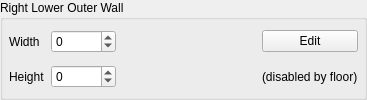
        <widget class="QGroupBox" name="groupBox_3">
         <property name="title">
          <string>Right Lower Outer Wall</string>
         </property>
         <layout class="QGridLayout" name="gridLayout_8">
          <property name="leftMargin">
           <number>6</number>
          </property>
          <property name="topMargin">
           <number>6</number>
          </property>
          <property name="rightMargin">
           <number>6</number>
          </property>
          <property name="bottomMargin">
           <number>6</number>
          </property>
          <property name="spacing">
           <number>6</number>
          </property>
          <item row="1" column="0">
           <widget class="QLabel" name="label_39">
            <property name="text">
             <string>Height</string>
            </property>
           </widget>
          </item>
          <item row="0" column="3" rowspan="2">
           <widget class="QLabel" name="lblRLOWallTex2">
            <property name="sizePolicy">
             <sizepolicy hsizetype="Fixed" vsizetype="Fixed">
              <horstretch>0</horstretch>
              <verstretch>0</verstretch>
             </sizepolicy>
            </property>
            <property name="minimumSize">
             <size>
              <width>64</width>
              <height>64</height>
             </size>
            </property>
            <property name="text">
             <string/>
            </property>
           </widget>
          </item>
          <item row="1" column="1">
           <widget class="QSpinBox" name="sbRLOWallHeight">
            <property name="minimum">
             <number>-65535</number>
            </property>
            <property name="maximum">
             <number>65535</number>
            </property>
            <property name="singleStep">
             <number>100</number>
            </property>
           </widget>
          </item>
          <item row="0" column="1">
           <widget class="QSpinBox" name="sbRLOWallHOffset">
            <property name="minimum">
             <number>-65535</number>
            </property>
            <property name="maximum">
             <number>65535</number>
            </property>
            <property name="singleStep">
             <number>100</number>
            </property>
           </widget>
          </item>
          <item row="0" column="2" rowspan="2">
           <widget class="QLabel" name="lblRLOWallTex1">
            <property name="sizePolicy">
             <sizepolicy hsizetype="Fixed" vsizetype="Fixed">
              <horstretch>0</horstretch>
              <verstretch>0</verstretch>
             </sizepolicy>
            </property>
            <property name="minimumSize">
             <size>
              <width>64</width>
              <height>64</height>
             </size>
            </property>
            <property name="text">
             <string/>
            </property>
           </widget>
          </item>
          <item row="0" column="0">
           <widget class="QLabel" name="label_9">
            <property name="text">
             <string>Width</string>
            </property>
           </widget>
          </item>
          <item row="0" column="4">
           <widget class="QPushButton" name="pbEditRLOWall">
            <property name="text">
             <string>Edit</string>
            </property>
           </widget>
          </item>
          <item row="1" column="4">
           <widget class="QLabel" name="lblRLOWallDisabled">
            <property name="text">
             <string>(disabled by floor)</string>
            </property>
           </widget>
          </item>
         </layout>
        </widget>
